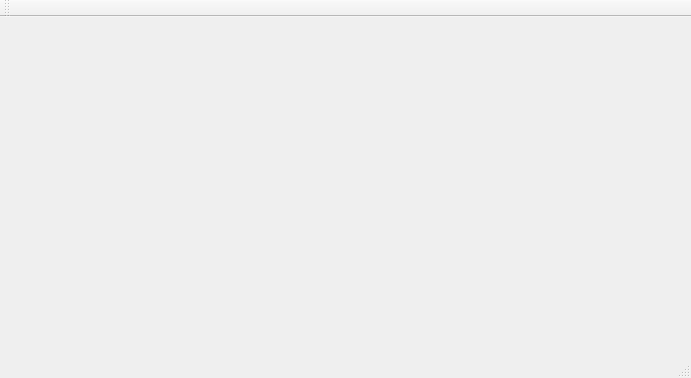
<?xml version="1.0" encoding="UTF-8"?>
<ui version="4.0">
 <class>MainWindow</class>
 <widget class="QMainWindow" name="MainWindow">
  <property name="geometry">
   <rect>
    <x>0</x>
    <y>0</y>
    <width>691</width>
    <height>378</height>
   </rect>
  </property>
  <property name="windowTitle">
   <string>MainWindow</string>
  </property>
  <widget class="QWidget" name="centralWidget"/>
  <widget class="QMenuBar" name="menuBar">
   <property name="geometry">
    <rect>
     <x>0</x>
     <y>0</y>
     <width>691</width>
     <height>24</height>
    </rect>
   </property>
  </widget>
  <widget class="QToolBar" name="mainToolBar">
   <attribute name="toolBarArea">
    <enum>TopToolBarArea</enum>
   </attribute>
   <attribute name="toolBarBreak">
    <bool>false</bool>
   </attribute>
  </widget>
  <widget class="QStatusBar" name="statusBar"/>
 </widget>
 <layoutdefault spacing="6" margin="11"/>
 <resources/>
 <connections/>
</ui>
